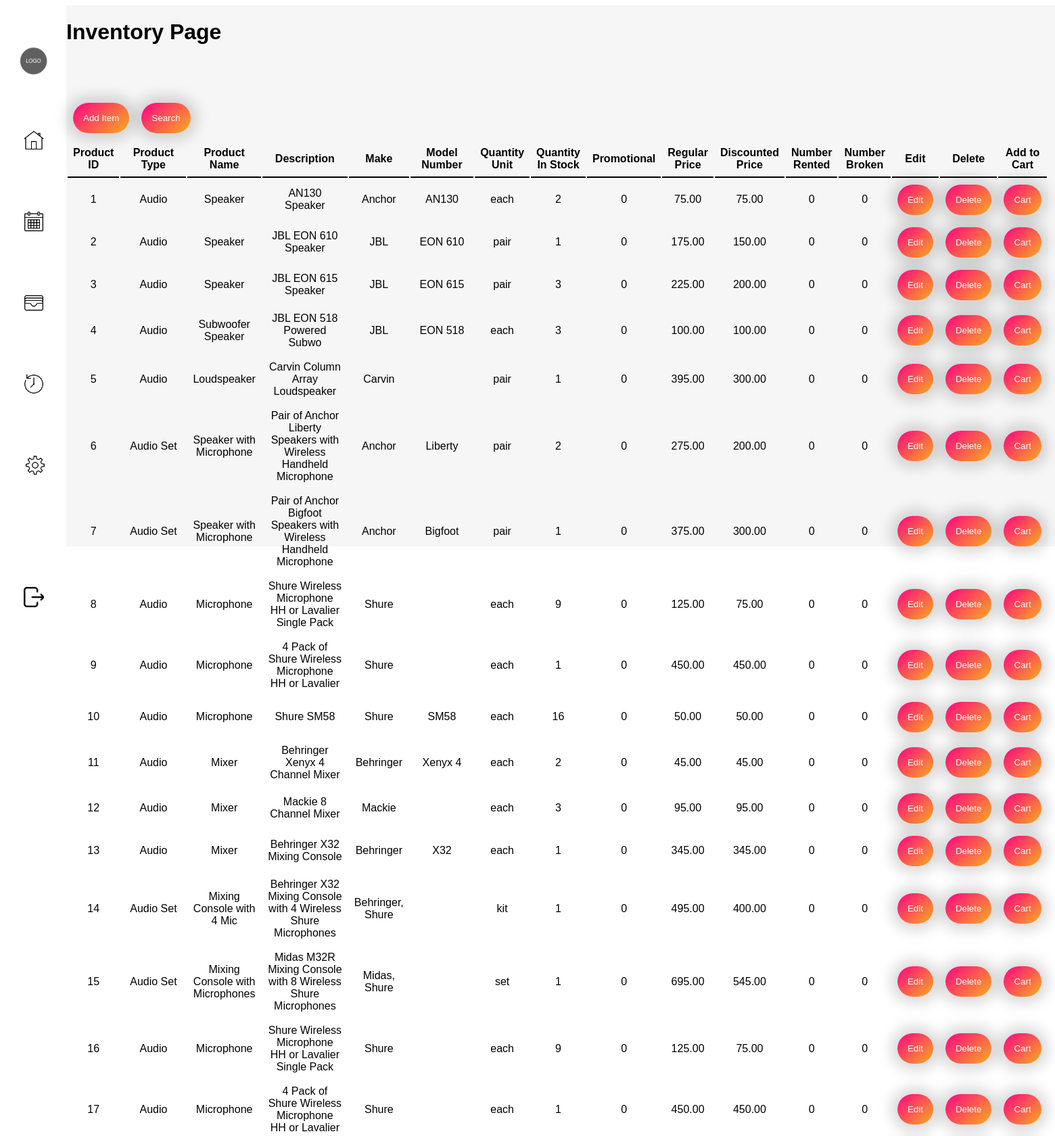
The page /homepage.php (upper part) on the database its author committed.
### tables this page shows
CREATE TABLE `product` (
  `product_ID` int(11) NOT NULL,
  `vendor_ID_fk` int(11) NOT NULL,
  `product_type` varchar(25) NOT NULL,
  `product_name` varchar(100) NOT NULL,
  `product_description` varchar(255) NOT NULL,
  `make` varchar(25) NOT NULL,
  `model` varchar(100) NOT NULL,
  `qty_unit` varchar(12) NOT NULL,
  `qty_in_stock` int(3) NOT NULL,
  `is_promotional` tinyint(1) NOT NULL,
  `reg_price` decimal(10,2) NOT NULL,
  `discounted_price` decimal(10,2) NOT NULL,
  `num_rented` int(3) NOT NULL,
  `num_broken` int(3) NOT NULL,
  `is_discontinued` tinyint(1) NOT NULL
);

### classes/productSearch-contr.classes.php (called while the page is built, shortened)
<?php
class productSearchContr extends productSearch {
    private $searchType;
    private $searchContent;
    public function __construct($searchType, $searchContent)
    {
        if($searchType == "Product ID"){
            $searchType = "product_ID";
        } else if($searchType == "Product Type"){
            $searchType = "product_type";
        } else if($searchType == "Product Name"){
            $searchType = "product_name";
        } else if($searchType == "Description"){
            $searchType = "product_description";
        } else if($searchType == "Make"){
            $searchType = "make";
        } else if($searchType == "Model Number"){
            $searchType = "model";
        } else if($searchType == "Quantity Unit"){
            $searchType = "qty_unit";
        } else if($searchType == "Quantity In Stock"){
            $searchType = "qty_in_stock";
        } else if($searchType == "Regular Price"){
            $searchType = "reg_price";
        } else if($searchType == "Discounted Price"){
            $searchType = "discounted_price";
        } else if($searchType == "Number Rented"){
            $searchType = "num_rented";
        } else if($searchType == "Number Broken") {
                $searchType = "num_broken";
        } else {
            $searchType = " ";
        }
        $this->searchType = $searchType;
        $this->searchContent = $searchContent;
    }
    public function searchProducts() {
        $this->getProducts($this->searchType, $this->searchContent);
    }
}

### includes/productSearch.inc.php (called while the page is built, shortened)
<?php
    include "classes/productSearch.classes.php";
    include "classes/productSearch-contr.classes.php";
    $searchProduct = new productSearchContr($searchType, $searchContent);
    $searchProduct-> searchProducts($searchType, $searchContent);

### classes/productSearch.classes.php (the view, shortened to what this page needs)
<?php
class productSearch extends Dbh {
    protected function getProducts($searchType, $searchContent) {
        $stmt = $this->connect();
        $getData = $stmt->query($_SESSION["searchTypeInput"]);
        foreach($getData as $row){
            echo "<tr>";
            echo "<td> {$row['product_ID']} </td>";
            echo "<td> {$row['product_type']} </td>";
            echo "<td> {$row['product_name']} </td>";
            echo "<td> {$row['product_description']} </td>";
            echo "<td> {$row['make']} </td>";
            echo "<td> {$row['model']} </td>";
            echo "<td> {$row['qty_unit']} </td>";
            echo "<td> {$row['qty_in_stock']} </td>";
            echo "<td> {$row['is_promotional']} </td>";
            echo "<td> {$row['reg_price']} </td>";
            echo "<td> {$row['discounted_price']} </td>";
            echo "<td> {$row['num_rented']} </td>";
            echo "<td> {$row['num_broken']} </td>";
            $p_id = "'".$row['product_ID']."'";
            $p_type = "'".$row['product_type']."'";
            $p_name = "'".$row['product_name']."'";
            $p_description = "'".$row['product_description']."'";
            $p_make = "'".$row['make']."'";
            $p_model = "'".$row['model']."'";
            $p_qty_unit = "'".$row['qty_unit']."'";
            $p_qty_in_stock = "'".$row['qty_in_stock']."'";
            $p_is_promotional = "'".$row['is_promotional']."'";
            $p_reg_price = "'".$row['reg_price']."'";
            $p_discounted_price = "'".$row['discounted_price']."'";
            $p_num_rented = "'".$row['num_rented']."'";
            $p_num_broken = "'".$row['num_broken']."'";
            printf('<td><button type="button" onclick="editPane(%s,%s, %s,%s,%s,%s,%s,%s,%s,%s,%s,%s,%s)">Edit</button>',$p_id,$p_name,$p_type,$p_description, $p_make, $p_model, $p_qty_unit, $p_qty_in_stock, $p_is_promotional, $p_reg_price, $p_discounted_price, $p_num_rented, $p_num_broken);
            echo "<form name='remove' action='./includes/productRemove.inc.php' method='post'>";
            echo "<td><button type='submit' name='submit' value='submit'>Delete</button>";
            echo "</form>";
            echo "<form action='shopcart\product.php' method='post'>";
            echo "<td><button type='submit' value='Cart'>Cart</button>";
            echo "</form>";
            echo "</tr>";
        }
    }
}

### homepage.php (shortened to what this page needs)
<!DOCTYPE html>
<html>
<head>
    <link rel="stylesheet" href=".\css\homePage.css">
    <link rel="stylesheet" href="./css/inventoryStyle.css">
</head>
<body>
    <div class = "wrap">
        <main>
            <div class = "leftPanel">
                <div class = "nav-bar">
                    <ul>
                        <li>
                            <a class = "logo" href="homePage.php">
                                    <img src=".\Assets\logo-placeholder-image.png" height = 60px width = 60px alt="logo">
                            </a>
                        </li>
                        <li>
                            <a class = "home" href="homePage.php">
                                    <img src=".\Assets\home.png" onmouseover="this.src='./Assets/homewhite.png'" onmouseout="this.src='./Assets/home.png'" height= 30px  width= 30px alt="home-icon">
                            </a>
                        </li>
                        <li>
                            <a class = "calendar" href="calendarPage.php">
                                <img src=".\Assets\calendar.png" onmouseover="this.src='./Assets/whitecalendar.png'" onmouseout="this.src='./Assets/calendar.png'" height = 30px width = 30px alt = "calendar-icon">
                            </a>
                        </li>
                        <li>
                            <a class = "money" href="moneyPage.php">
                                <img src=".\Assets\wallet.png" onmouseover="this.src='./Assets/whitewallet.png'" onmouseout="this.src='./Assets/wallet.png'" height = 30px width = 30px alt = "wallet-icon">
                            </a>
                        </li>
                        <li>
                            <a class = "history" href="historyPage.php">
                                <img src=".\Assets\history.png" onmouseover="this.src='./Assets/historywhite.png'" onmouseout="this.src='./Assets/history.png'" height = 30px width = 30px alt = "history-icon">
                            </a>
                        </li>
                        <li>
                            <a class = "settings" href="settingsPage.php">
                                <img src=".\Assets\setting.png" onmouseover="this.src='./Assets/settingswhite.png'" onmouseout="this.src='./Assets/setting.png'" height = 30px width = 30px alt = "settings-icon">
                            </a>
                        </li>
                        <li>
                            <a class = "logout" href="link to signin page">
                                <img src=".\Assets\logout.png" height = 30px width = 30px alt = "logout-icon">
                            </a>
                        </li>
                    </ul>
                </div>
            </div>
            <div class = "middlePanel">
                <div class = "inventory">
                        <h1>Inventory Page</h1>
                        <br><br>
                    <table id="controlPanel">
                        <tr>
                            <label for="Open add pane">
                                <th id="addItemBtnTH">
                                    <button type="button" onclick="addItem()">Add Item</button>
                                </th>
                            </label>
                            <label for="Open search pane">
                                <th id="searchBtn">
                                    <button type="button" onclick="searchItem()">Search</button>
                                </th>
                            </label>
                        </tr>
                    </table>
                    <div id = "inventoryWrapper">
                        <table id="inventory">
                            <tr>
                                <th>Product ID</th>
                                <th>Product Type</th>
                                <th>Product Name</th>
                                <th>Description</th>
                                <th>Make</th>
                                <th>Model Number</th>
                                <th>Quantity Unit</th>
                                <th>Quantity In Stock</th>
                                <th>Promotional</th>
                                <th>Regular Price</th>
                                <th>Discounted Price</th>
                                <th>Number Rented</th>
                                <th>Number Broken</th>
                                <th>Edit</th>
                                <th>Delete</th>
                                <th>Add to Cart</th>
                            </tr>
                            <?php
                                include "includes\productSearch.inc.php";
                            ?>
                        </table>
                    </div>
                </div>
            </div>
            <div class = "rightPanel">
                <iframe src="shopcart\index.php" frameborder="0" height=100%"></iframe>
            </div>
        </main>
    </div>
</body>
</html>

### css/homePage.css (style rules this page uses)
html, body { height: 100%; }
.wrap { height: 100vh; display: flex; }
main { flex: 1; display: flex; }
.nav-bar { height: 100%; width: 5.625rem; text-align: center; padding-right: 0px; }
.nav-bar ul { list-style-type: none; }
.nav-bar li { width: 80px; height: 80px; position: absolute; text-align: center; border-radius: 50%; background-color: white; }
.nav-bar li:nth-child(1) { top: 60px; left: 10px; }
.nav-bar li:nth-child(2) { top: 170px; left: 10px; }
.nav-bar li:nth-child(3) { top: 290px; left: 10px; }
.nav-bar li:nth-child(4) { top: 410px; left: 10px; }
.nav-bar li:nth-child(5) { top: 530px; left: 10px; }
.nav-bar li:nth-child(6) { top: 650px; left: 12px; }
.nav-bar li:nth-child(7) { top: 845px; left: 10px; }
.nav-bar li img { padding-top: 23px; }
.nav-bar li:nth-child(1) img { padding-top: 0px; }
.middlePanel { flex: 2; background-color: rgba(196, 196, 196, 0.16); width: 100%; height: 100%; }
.rightPanel { background-color: rgba(196, 196, 196, 0.16); }
.inventory { height: inherit; }

### css/inventoryStyle.css (style rules this page uses)
html { font-family: sans-serif; }
th { border-bottom: 2px black solid; }
label { margin: 10px; padding: 10px; }
button { text-align: center; }
#addItemBtnTH { border: none; }
#searchBtn { border: none; }
button { border: none; padding: 15px; border-radius: 100px; background: linear-gradient(135.76deg, #ff0f7b 7.5%, #f89b29 88.59%); color: white; box-shadow: 0px 0px 20px 10px rgba(0, 0, 0, 0.15); }

### rows shown on the page
product: product_ID "1", product_type "Audio", product_name "Speaker", product_description "AN130 Speaker", make "Anchor", model "AN130", qty_unit "each", qty_in_stock "2", is_promotional "0", reg_price "75.00", discounted_price "75.00", num_rented "0", num_broken "0"
product: product_ID "2", product_type "Audio", product_name "Speaker", product_description "JBL EON 610 Speaker", make "JBL", model "EON 610", qty_unit "pair", qty_in_stock "1", is_promotional "0", reg_price "175.00", discounted_price "150.00", num_rented "0", num_broken "0"
product: product_ID "3", product_type "Audio", product_name "Speaker", product_description "JBL EON 615 Speaker", make "JBL", model "EON 615", qty_unit "pair", qty_in_stock "3", is_promotional "0", reg_price "225.00", discounted_price "200.00", num_rented "0", num_broken "0"
product: product_ID "4", product_type "Audio", product_name "Subwoofer Speaker", product_description "JBL EON 518 Powered Subwo", make "JBL", model "EON 518", qty_unit "each", qty_in_stock "3", is_promotional "0", reg_price "100.00", discounted_price "100.00", num_rented "0", num_broken "0"
product: product_ID "5", product_type "Audio", product_name "Loudspeaker", product_description "Carvin Column Array Loudspeaker", make "Carvin", qty_unit "pair", qty_in_stock "1", is_promotional "0", reg_price "395.00", discounted_price "300.00", num_rented "0", num_broken "0"
product: product_ID "6", product_type "Audio Set", product_name "Speaker with Microphone", product_description "Pair of Anchor Liberty Speakers with Wireless Handheld Microphone", make "Anchor", model "Liberty", qty_unit "pair", qty_in_stock "2", is_promotional "0", reg_price "275.00", discounted_price "200.00", num_rented "0", num_broken "0"
product: product_ID "7", product_type "Audio Set", product_name "Speaker with Microphone", product_description "Pair of Anchor Bigfoot Speakers with Wireless Handheld Microphone", make "Anchor", model "Bigfoot", qty_unit "pair", qty_in_stock "1", is_promotional "0", reg_price "375.00", discounted_price "300.00", num_rented "0", num_broken "0"
product: product_ID "8", product_type "Audio", product_name "Microphone", product_description "Shure Wireless Microphone HH or Lavalier Single Pack", make "Shure", qty_unit "each", qty_in_stock "9", is_promotional "0", reg_price "125.00", discounted_price "75.00", num_rented "0", num_broken "0"
product: product_ID "9", product_type "Audio", product_name "Microphone", product_description "4 Pack of Shure Wireless Microphone HH or Lavalier", make "Shure", qty_unit "each", qty_in_stock "1", is_promotional "0", reg_price "450.00", discounted_price "450.00", num_rented "0", num_broken "0"
product: product_ID "10", product_type "Audio", product_name "Microphone", product_description "Shure SM58", make "Shure", model "SM58", qty_unit "each", qty_in_stock "16", is_promotional "0", reg_price "50.00", discounted_price "50.00", num_rented "0", num_broken "0"
product: product_ID "11", product_type "Audio", product_name "Mixer", product_description "Behringer Xenyx 4 Channel Mixer", make "Behringer", model "Xenyx 4", qty_unit "each", qty_in_stock "2", is_promotional "0", reg_price "45.00", discounted_price "45.00", num_rented "0", num_broken "0"
product: product_ID "12", product_type "Audio", product_name "Mixer", product_description "Mackie 8 Channel Mixer", make "Mackie", qty_unit "each", qty_in_stock "3", is_promotional "0", reg_price "95.00", discounted_price "95.00", num_rented "0", num_broken "0"
product: product_ID "13", product_type "Audio", product_name "Mixer", product_description "Behringer X32 Mixing Console", make "Behringer", model "X32", qty_unit "each", qty_in_stock "1", is_promotional "0", reg_price "345.00", discounted_price "345.00", num_rented "0", num_broken "0"
product: product_ID "14", product_type "Audio Set", product_name "Mixing Console with 4 Mic", product_description "Behringer X32 Mixing Console with 4 Wireless Shure Microphones", make "Behringer, Shure", qty_unit "kit", qty_in_stock "1", is_promotional "0", reg_price "495.00", discounted_price "400.00", num_rented "0", num_broken "0"
product: product_ID "15", product_type "Audio Set", product_name "Mixing Console with Microphones", product_description "Midas M32R Mixing Console with 8 Wireless Shure Microphones", make "Midas, Shure", qty_unit "set", qty_in_stock "1", is_promotional "0", reg_price "695.00", discounted_price "545.00", num_rented "0", num_broken "0"
product: product_ID "16", product_type "Audio", product_name "Microphone", product_description "Shure Wireless Microphone HH or Lavalier Single Pack", make "Shure", qty_unit "each", qty_in_stock "9", is_promotional "0", reg_price "125.00", discounted_price "75.00", num_rented "0", num_broken "0"
product: product_ID "17", product_type "Audio", product_name "Microphone", product_description "4 Pack of Shure Wireless Microphone HH or Lavalier", make "Shure", qty_unit "each", qty_in_stock "1", is_promotional "0", reg_price "450.00", discounted_price "450.00", num_rented "0", num_broken "0"
